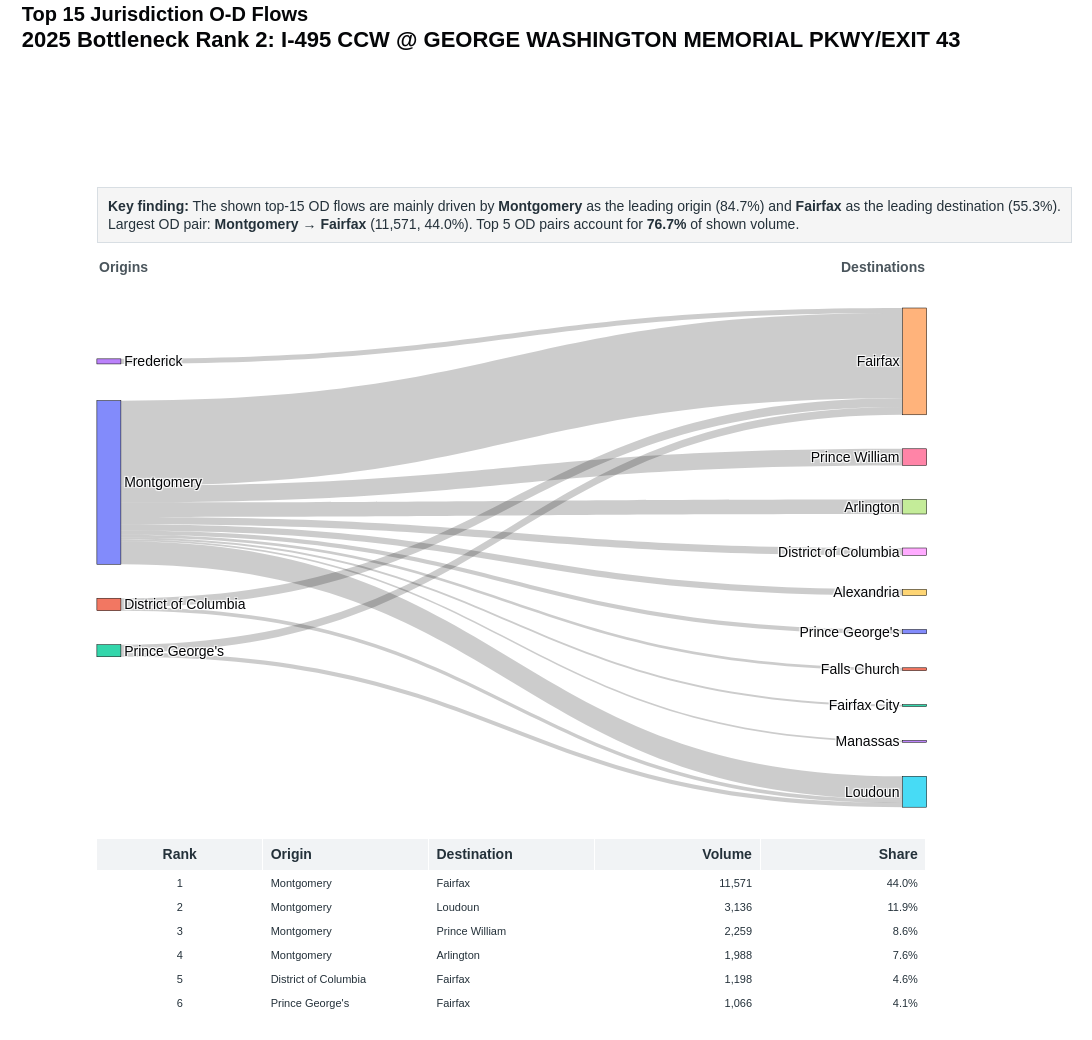

The cell this chart's notebook holds for it:
### Code cell
county_sankey = make_sankey(county_df, "Top 15 Jurisdiction O-D Flows")
county_sankey

### Figure 1 — Plotly figure (JSON) as saved in the notebook; plotly's stock layout.template omitted (floating-point values rounded to 4 significant figures)
{"data": [{"arrangement": "snap", "domain": {"x": [0.04, 0.94], "y": [0.26, 0.9]}, "link": {"customdata": [[1, "Montgomery", "Fairfax", 11571, 0.4402], [2, "Montgomery", "Loudoun", 3136, 0.1193], [3, "Montgomery", "Prince William", 2259, 0.08595], [4, "Montgomery", "Arlington", 1988, 0.07564], [5, "District of Columbia", "Fairfax", 1198, 0.04558], [6, "Prince George's", "Fairfax", 1066, 0.04056], [7, "Montgomery", "District of Columbia", 999, 0.03801], [8, "Montgomery", "Alexandria", 839, 0.03192], [9, "Frederick", "Fairfax", 692, 0.02633], [10, "Montgomery", "Prince George's", 581, 0.02211], [11, "Prince George's", "Loudoun", 574, 0.02184], [12, "District of Columbia", "Loudoun", 497, 0.01891], [13, "Montgomery", "Falls Church", 388, 0.01476], [14, "Montgomery", "Fairfax City", 252, 0.009588], [15, "Montgomery", "Manassas", 243, 0.009246]], "hovertemplate": "<b>OD Pair Rank %{customdata[0]}</b><br>%{customdata[1]} → %{customdata[2]}<br>Volume: %{customdata[3]:,.0f}<br>Share of shown top-15 volume: %{customdata[4]:.1%}<extra></extra>", "source": [0, 0, 0, 0, 1, 2, 0, 0, 3, 0, 2, 1, 0, 0, 0], "target": [4, 5, 6, 7, 4, 4, 8, 9, 4, 10, 5, 5, 11, 12, 13], "value": [11571, 3136, 2259, 1988, 1198, 1066, 999, 839, 692, 581, 574, 497, 388, 252, 243]}, "node": {"hovertemplate": "<b>%{label}</b><br>Total shown OD volume: %{value:,.0f}<extra></extra>", "label": ["Montgomery", "District of Columbia", "Prince George's", "Frederick", "Fairfax", "Loudoun", "Prince William", "Arlington", "District of Columbia", "Alexandria", "Prince George's", "Falls Church", "Fairfax City", "Manassas"], "line": {"color": "black", "width": 0.5}, "pad": 34, "thickness": 24}, "type": "sankey"}, {"cells": {"align": ["center", "left", "left", "right", "right"], "fill": {"color": "white"}, "font": {"color": "#24313A", "size": 11}, "height": 24, "values": [[1, 2, 3, 4, 5, 6, 7, 8, 9, 10, 11, 12, 13, 14, 15], ["Montgomery", "Montgomery", "Montgomery", "Montgomery", "District of Columbia", "Prince George's", "Montgomery", "Montgomery", "Frederick", "Montgomery", "Prince George's", "District of Columbia", "Montgomery", "Montgomery", "Montgomery"], ["Fairfax", "Loudoun", "Prince William", "Arlington", "Fairfax", "Fairfax", "District of Columbia", "Alexandria", "Fairfax", "Prince George's", "Loudoun", "Loudoun", "Falls Church", "Fairfax City", "Manassas"], ["11,571", "3,136", "2,259", "1,988", "1,198", "1,066", "999", "839", "692", "581", "574", "497", "388", "252", "243"], ["44.0%", "11.9%", "8.6%", "7.6%", "4.6%", "4.1%", "3.8%", "3.2%", "2.6%", "2.2%", "2.2%", "1.9%", "1.5%", "1.0%", "0.9%"]]}, "domain": {"x": [0.04, 0.94], "y": [0, 0.22]}, "header": {"align": ["center", "left", "left", "right", "right"], "fill": {"color": "#F1F3F5"}, "font": {"color": "#24313A", "size": 14}, "height": 26, "values": ["<b>Rank</b>", "<b>Origin</b>", "<b>Destination</b>", "<b>Volume</b>", "<b>Share</b>"]}, "type": "table"}], "layout": {"annotations": [{"align": "left", "bgcolor": "rgba(245,245,245,0.98)", "bordercolor": "#D8DEE3", "borderpad": 10, "borderwidth": 1, "font": {"color": "#24313A", "size": 14}, "showarrow": false, "text": "<b>Key finding:</b> The shown top-15 OD flows are mainly driven by <b>Montgomery</b> as the leading origin (84.7%) and <b>Fairfax</b> as the leading destination (55.3%).<br>Largest OD pair: <b>Montgomery → Fairfax</b> (11,571, 44.0%). Top 5 OD pairs account for <b>76.7%</b> of shown volume.", "x": 0.04, "xref": "paper", "y": 1.055, "yref": "paper"}, {"align": "left", "font": {"color": "#4A555C", "size": 14}, "showarrow": false, "text": "<b>Origins</b>", "x": 0.04, "xref": "paper", "y": 0.965, "yref": "paper"}, {"align": "right", "font": {"color": "#4A555C", "size": 14}, "showarrow": false, "text": "<b>Destinations</b>", "x": 0.94, "xref": "paper", "y": 0.965, "yref": "paper"}], "font": {"color": "#050608", "family": "Arial", "size": 14}, "height": 1040, "margin": {"b": 30, "l": 60, "r": 110, "t": 230}, "paper_bgcolor": "white", "plot_bgcolor": "white", "title": {"text": "<b>Top 15 Jurisdiction O-D Flows</b><br><span style='font-size:22px'><b>2025 Bottleneck Rank 2: I-495 CCW @ GEORGE WASHINGTON MEMORIAL PKWY/EXIT 43</b></span>", "x": 0.02, "xanchor": "left", "y": 0.98, "yanchor": "top"}, "width": 1250}}
